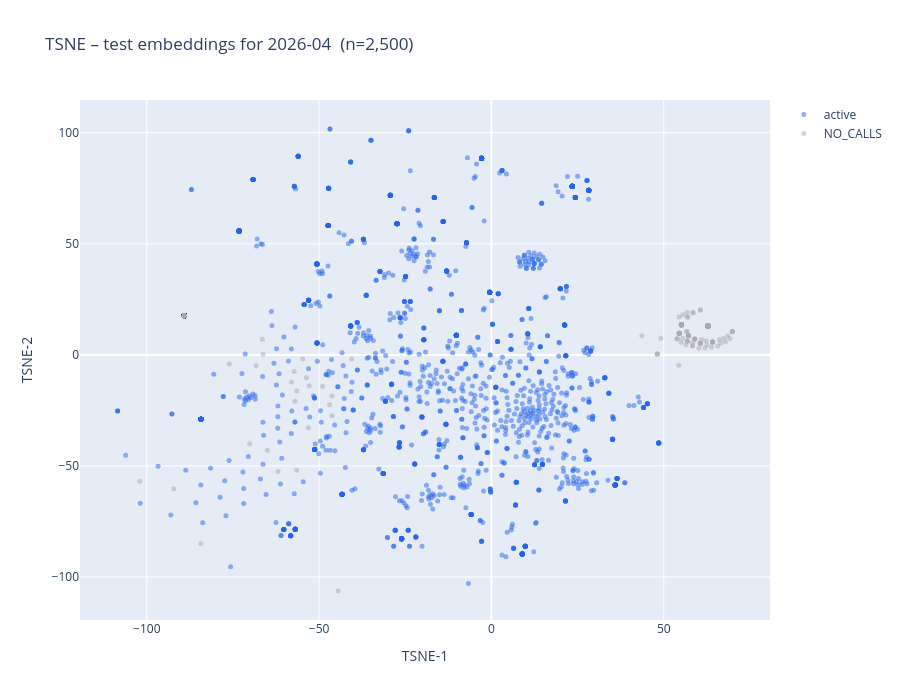

Notebook code for this chart:
### Code cell
target_month = month_strs[-1]
month_mask = (emb_df['month'] == target_month).values
month_embs = all_embs[month_mask]
month_meta = emb_df[month_mask].reset_index(drop=True)

rng_idx = np.random.choice(len(month_embs), size=min(TSNE_BG + 500, len(month_embs)), replace=False)
coords = TSNE(n_components=2, random_state=42, perplexity=min(30, len(rng_idx)-1)).fit_transform(month_embs[rng_idx])

sub_meta   = month_meta.iloc[rng_idx]
status     = np.where(sub_meta['no_calls'].values, 'NO_CALLS', 'active')
tok_lookup = monthly_full.set_index(['address', 'month'])['tokens']

hover = []
for a in sub_meta['address']:
    toks = tok_lookup.get((a, target_month), ['NO_CALLS'])
    hover.append(f'<b>{a}</b><br>month: {target_month}<br>' + '<br>'.join(toks))

fig = go.Figure()
for s, color in [('active', '#2563eb'), ('NO_CALLS', '#aaaaaa')]:
    sel = status == s
    fig.add_trace(go.Scatter(
        x=coords[sel, 0], y=coords[sel, 1],
        mode='markers',
        name=s,
        marker=dict(color=color, size=5, opacity=0.5),
        text=np.array(hover)[sel],
        hoverinfo='text',
    ))

fig.update_layout(
    title=f'TSNE – test embeddings for {target_month}  (n={len(rng_idx):,})',
    xaxis_title='TSNE-1',
    yaxis_title='TSNE-2',
    width=900, height=700,
)
fig.show()

### Figure 1 — Plotly figure (JSON) as saved in the notebook; plotly's stock layout.template omitted (floating-point values rounded to 4 significant figures; data arrays with more than 128 entries replaced by an {"elided": "..."} marker saying what was removed)
{"data": [{"hoverinfo": "text", "marker": {"color": "#2563eb", "opacity": 0.5, "size": 5}, "mode": "markers", "name": "active", "text": {"elided": "1823 str values"}, "type": "scatter", "x": {"elided": "1823 float values"}, "y": {"elided": "1823 float values"}}, {"hoverinfo": "text", "marker": {"color": "#aaaaaa", "opacity": 0.5, "size": 5}, "mode": "markers", "name": "NO_CALLS", "text": {"elided": "677 str values"}, "type": "scatter", "x": {"elided": "677 float values"}, "y": {"elided": "677 float values"}}], "layout": {"height": 700, "title": {"text": "TSNE – test embeddings for 2026-04  (n=2,500)"}, "width": 900, "xaxis": {"title": {"text": "TSNE-1"}}, "yaxis": {"title": {"text": "TSNE-2"}}}}
